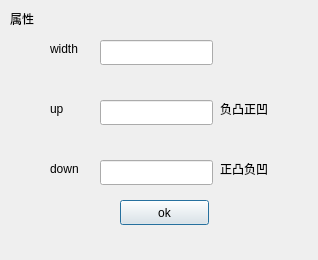
<?xml version="1.0" encoding="UTF-8"?>
<ui version="4.0">
 <class>ExtrudePropertrDialog</class>
 <widget class="QDialog" name="ExtrudePropertrDialog">
  <property name="geometry">
   <rect>
    <x>0</x>
    <y>0</y>
    <width>318</width>
    <height>260</height>
   </rect>
  </property>
  <property name="windowTitle">
   <string>Dialog</string>
  </property>
  <widget class="QLabel" name="widthLabel">
   <property name="geometry">
    <rect>
     <x>50</x>
     <y>40</y>
     <width>41</width>
     <height>17</height>
    </rect>
   </property>
   <property name="text">
    <string>width</string>
   </property>
  </widget>
  <widget class="QLineEdit" name="widthEdit">
   <property name="geometry">
    <rect>
     <x>100</x>
     <y>40</y>
     <width>113</width>
     <height>25</height>
    </rect>
   </property>
  </widget>
  <widget class="QLineEdit" name="upEdit">
   <property name="geometry">
    <rect>
     <x>100</x>
     <y>100</y>
     <width>113</width>
     <height>25</height>
    </rect>
   </property>
  </widget>
  <widget class="QLineEdit" name="downEdit">
   <property name="geometry">
    <rect>
     <x>100</x>
     <y>160</y>
     <width>113</width>
     <height>25</height>
    </rect>
   </property>
  </widget>
  <widget class="QPushButton" name="okButton">
   <property name="geometry">
    <rect>
     <x>120</x>
     <y>200</y>
     <width>89</width>
     <height>25</height>
    </rect>
   </property>
   <property name="text">
    <string>ok</string>
   </property>
  </widget>
  <widget class="QLabel" name="propertyLabel">
   <property name="geometry">
    <rect>
     <x>10</x>
     <y>10</y>
     <width>31</width>
     <height>17</height>
    </rect>
   </property>
   <property name="text">
    <string>属性</string>
   </property>
  </widget>
  <widget class="QLabel" name="upCommitLabel">
   <property name="geometry">
    <rect>
     <x>220</x>
     <y>100</y>
     <width>67</width>
     <height>17</height>
    </rect>
   </property>
   <property name="text">
    <string>负凸正凹</string>
   </property>
  </widget>
  <widget class="QLabel" name="downCommitLabel">
   <property name="geometry">
    <rect>
     <x>220</x>
     <y>160</y>
     <width>67</width>
     <height>17</height>
    </rect>
   </property>
   <property name="text">
    <string>正凸负凹</string>
   </property>
  </widget>
  <widget class="QLabel" name="downLabel">
   <property name="geometry">
    <rect>
     <x>50</x>
     <y>160</y>
     <width>41</width>
     <height>17</height>
    </rect>
   </property>
   <property name="text">
    <string>down</string>
   </property>
  </widget>
  <widget class="QLabel" name="upLabel">
   <property name="geometry">
    <rect>
     <x>50</x>
     <y>100</y>
     <width>31</width>
     <height>17</height>
    </rect>
   </property>
   <property name="text">
    <string>up</string>
   </property>
  </widget>
 </widget>
 <resources/>
 <connections/>
</ui>
